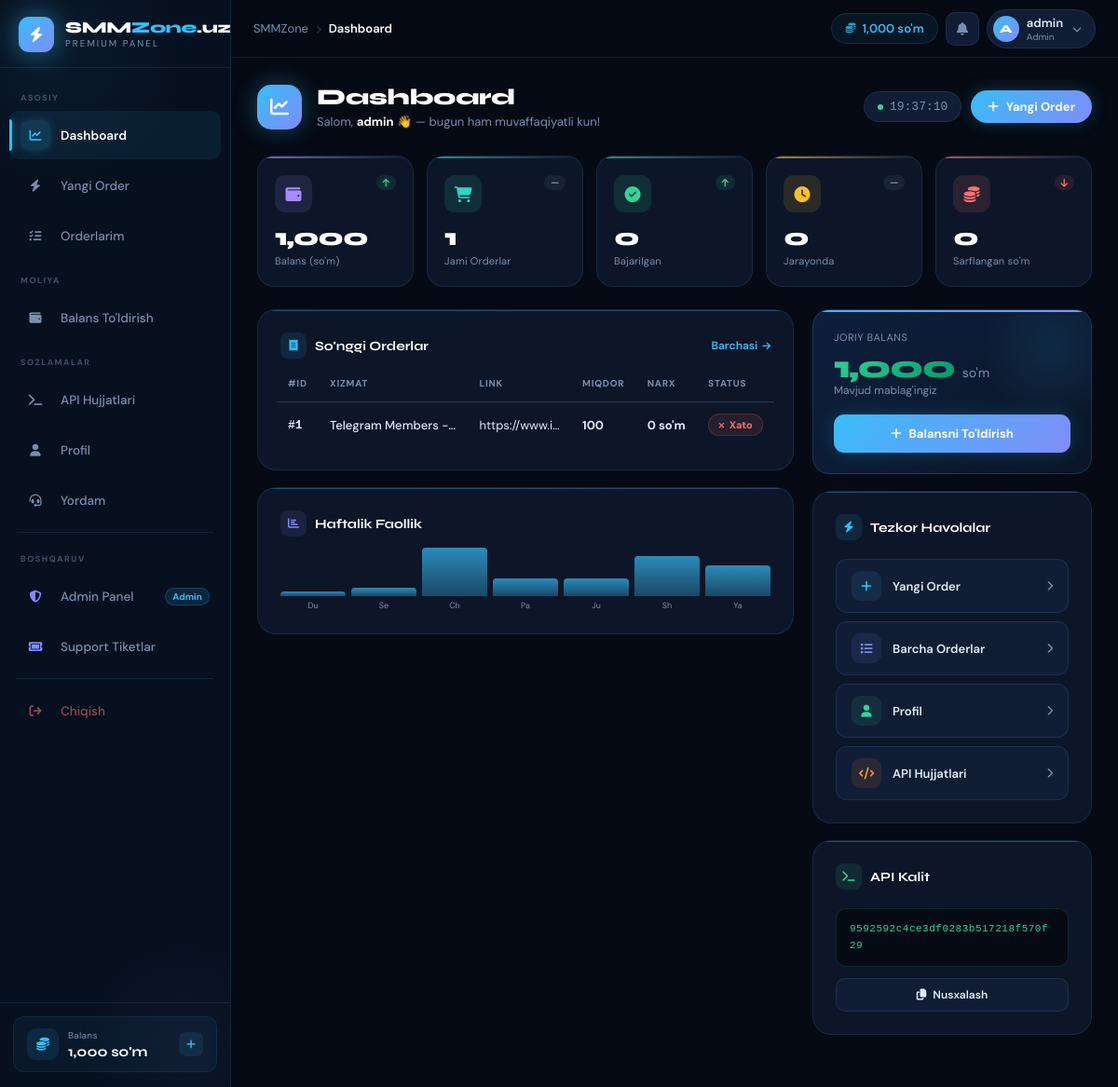
The app's page /dashboard (signed in) with its own data.
### tables this page shows
CREATE TABLE users (
    id           INTEGER PRIMARY KEY AUTOINCREMENT,
    username     TEXT UNIQUE NOT NULL,
    email        TEXT UNIQUE NOT NULL,
    password     TEXT NOT NULL,
    balance      REAL DEFAULT 0,
    role         TEXT DEFAULT 'user',
    api_key      TEXT UNIQUE,
    total_spent  REAL DEFAULT 0,
    total_orders INTEGER DEFAULT 0,
    ref_code     TEXT UNIQUE,
    referred_by  INTEGER,
    ref_earnings REAL DEFAULT 0,
    is_active    INTEGER DEFAULT 1,
    created_at   TEXT DEFAULT (datetime('now'))
);

CREATE TABLE orders (
    id              INTEGER PRIMARY KEY AUTOINCREMENT,
    user_id         INTEGER NOT NULL,
    service_id      INTEGER NOT NULL,
    provider_order_id TEXT,
    link            TEXT NOT NULL,
    quantity        INTEGER NOT NULL,
    price           REAL NOT NULL,
    start_count     INTEGER DEFAULT 0,
    remains         INTEGER DEFAULT 0,
    status          TEXT DEFAULT 'Pending',
    note            TEXT,
    created_at      TEXT DEFAULT (datetime('now')),
    updated_at      TEXT DEFAULT (datetime('now')),
    FOREIGN KEY(user_id)    REFERENCES users(id),
    FOREIGN KEY(service_id) REFERENCES services(id)
);

CREATE TABLE services (
    id              INTEGER PRIMARY KEY AUTOINCREMENT,
    category_id     INTEGER NOT NULL,
    provider_id     INTEGER,
    name            TEXT NOT NULL,
    description     TEXT,
    type            TEXT DEFAULT 'Default',
    platform        TEXT,
    price_per_1000  REAL NOT NULL,
    min_order       INTEGER DEFAULT 10,
    max_order       INTEGER DEFAULT 100000,
    is_active       INTEGER DEFAULT 1,
    created_at      TEXT DEFAULT (datetime('now')),
    FOREIGN KEY(category_id) REFERENCES categories(id)
);

### services/user_service.py (the view)
@user_bp.route("/dashboard")
@login_required
def dashboard():
    db  = get_db()
    u   = current_user()
    stats = {
        "total_orders": db.execute("SELECT COUNT(*) FROM orders WHERE user_id=?", (u["id"],)).fetchone()[0],
        "completed":    db.execute("SELECT COUNT(*) FROM orders WHERE user_id=? AND status='Completed'", (u["id"],)).fetchone()[0],
        "pending":      db.execute("SELECT COUNT(*) FROM orders WHERE user_id=? AND status IN ('Pending','Processing')", (u["id"],)).fetchone()[0],
        "total_spent":  u["total_spent"],
    }
    recent = r2l(db.execute(
        "SELECT o.*, s.name as svc_name FROM orders o "
        "JOIN services s ON o.service_id=s.id "
        "WHERE o.user_id=? ORDER BY o.created_at DESC LIMIT 5",
        (u["id"],)
    ).fetchall())
    return render_template("dashboard.html", user=r2d(u), stats=stats, recent=recent)

### database/db.py (called while the page is built)
def get_db():
    if "db" not in g:
        g.db = sqlite3.connect(DATABASE)
        g.db.row_factory = sqlite3.Row
    return g.db

def r2d(row):
    if row is None:
        return None
    return dict(row)

def r2l(rows):
    return [dict(row) for row in rows]

### main.py (called while the page is built)
@app.context_processor
def inject_globals():
    user_balance = 0
    if "user_id" in session:
        db = get_db()
        u  = db.execute("SELECT balance FROM users WHERE id=?", (session["user_id"],)).fetchone()
        if u: user_balance = u["balance"]
        session["balance"] = user_balance
    return {"site_name": Config.SITE_NAME, "user_balance": user_balance}

### services/user_service.py (called while the page is built)
def current_user():
    db = get_db()
    return db.execute("SELECT * FROM users WHERE id=?", (session["user_id"],)).fetchone()

### templates/dashboard.html (shortened to what this page needs)
{% extends "base.html" %}
{% block content %}
<div class="db-header">
  <div class="db-header-left">
    <div class="db-header-icon"><i class="fas fa-chart-line"></i></div>
    <div>
      <div class="db-title">Dashboard</div>
      <div class="db-greeting">
        Salom, <strong>{{ user.username }}</strong> 👋 — bugun ham muvaffaqiyatli kun!
      </div>
    </div>
  </div>
  <div class="db-header-right">
    <div class="db-time">
      <span class="db-time-dot"></span>
      <span id="db-clock">--:--:--</span>
    </div>
    <a href="/new-order"
       style="display:inline-flex;align-items:center;gap:8px;padding:9px 18px;background:var(--grad);border-radius:100px;color:#fff;font-size:13px;font-weight:700;text-decoration:none;box-shadow:0 0 18px rgba(56,189,248,.25);transition:all .2s"
       onmouseover="this.style.opacity='.88';this.style.transform='translateY(-1px)'"
       onmouseout="this.style.opacity='1';this.style.transform='none'">
      <i class="fas fa-plus"></i> Yangi Order
    </a>
  </div>
</div>
<div class="db-stats">
  <div class="db-stat c-purple">
    <div class="db-stat-top">
      <div class="db-stat-icon"><i class="fas fa-wallet"></i></div>
      <span class="db-stat-trend trend-up"><i class="fas fa-arrow-up"></i></span>
    </div>
    <div class="db-stat-val">{{ "{:,.0f}".format(user.balance) }}</div>
    <div class="db-stat-lbl">Balans (so'm)</div>
  </div>
  <div class="db-stat c-teal">
    <div class="db-stat-top">
      <div class="db-stat-icon"><i class="fas fa-cart-shopping"></i></div>
      <span class="db-stat-trend trend-neu"><i class="fas fa-minus"></i></span>
    </div>
    <div class="db-stat-val">{{ stats.total_orders }}</div>
    <div class="db-stat-lbl">Jami Orderlar</div>
  </div>
  <div class="db-stat c-green">
    <div class="db-stat-top">
      <div class="db-stat-icon"><i class="fas fa-circle-check"></i></div>
      <span class="db-stat-trend trend-up"><i class="fas fa-arrow-up"></i></span>
    </div>
    <div class="db-stat-val">{{ stats.completed }}</div>
    <div class="db-stat-lbl">Bajarilgan</div>
  </div>
  <div class="db-stat c-yellow">
    <div class="db-stat-top">
      <div class="db-stat-icon"><i class="fas fa-clock"></i></div>
      <span class="db-stat-trend trend-neu"><i class="fas fa-minus"></i></span>
    </div>
    <div class="db-stat-val">{{ stats.pending }}</div>
    <div class="db-stat-lbl">Jarayonda</div>
  </div>
  <div class="db-stat c-red">
    <div class="db-stat-top">
      <div class="db-stat-icon"><i class="fas fa-coins"></i></div>
      <span class="db-stat-trend trend-down"><i class="fas fa-arrow-down"></i></span>
    </div>
    <div class="db-stat-val">{{ "{:,.0f}".format(stats.total_spent) }}</div>
    <div class="db-stat-lbl">Sarflangan so'm</div>
  </div>
</div>
<div class="db-main">
  <div class="db-left">
    <div class="db-card">
      <div class="db-card-head">
        <div class="db-card-title">
          <div class="db-card-title-icon" style="background:rgba(56,189,248,.1);color:var(--accent)">
            <i class="fas fa-receipt"></i>
          </div>
          So'nggi Orderlar
        </div>
        <a href="/orders" class="db-card-link">Barchasi <i class="fas fa-arrow-right" style="font-size:10px"></i></a>
      </div>
      {% if recent %}
      <div class="db-table-wrap">
        <table class="db-table">
          <thead>
            <tr>
              <th>#ID</th><th>Xizmat</th><th>Link</th>
              <th>Miqdor</th><th>Narx</th><th>Status</th>
            </tr>
          </thead>
          <tbody>
            {% for o in recent %}
            <tr style="animation-delay:{{ loop.index0 * 0.05 }}s">
              <td class="td-id">#{{ o.id }}</td>
              <td class="td-svc" title="{{ o.svc_name }}">
                {{ o.svc_name[:28] }}{% if o.svc_name|length > 28 %}…{% endif %}
              </td>
              <td class="td-link" title="{{ o.link }}">{{ o.link }}</td>
              <td class="td-qty">{{ "{:,}".format(o.quantity) }}</td>
              <td class="td-price">{{ "{:,.0f}".format(o.price) }} so'm</td>
              <td>
                {% if o.status == 'Completed' %}
                  <span class="badge badge-green"><i class="fas fa-check"></i> Bajarildi</span>
                {% elif o.status == 'Processing' %}
                  <span class="badge badge-blue"><i class="fas fa-spinner"></i> Jarayonda</span>
                {% elif o.status == 'Pending' %}
                  <span class="badge badge-yellow"><i class="fas fa-clock"></i> Kutilmoqda</span>
                {% elif o.status == 'Failed' %}
                  <span class="badge badge-red"><i class="fas fa-xmark"></i> Xato</span>
                {% else %}
                  <span class="badge badge-gray">{{ o.status }}</span>
                {% endif %}
              </td>
            </tr>
            {% endfor %}
          </tbody>
        </table>
      </div>
      {% endif %}
    </div>
    <div class="db-card">
      <div class="db-card-head">
        <div class="db-card-title">
          <div class="db-card-title-icon" style="background:rgba(129,140,248,.1);color:#818cf8">
            <i class="fas fa-chart-bar"></i>
          </div>
          Haftalik Faollik
        </div>
      </div>
      <div class="db-chart-wrap" id="db-chart"></div>
    </div>
  </div>
  <div class="db-right">
    <div class="db-balance-card">
      <div class="db-bal-glow"></div>
      <div class="db-bal-label">Joriy Balans</div>
      <div>
        <span class="db-bal-amount">{{ "{:,.0f}".format(user.balance) }}</span>
        <span class="db-bal-cur">so'm</span>
      </div>
      <div class="db-bal-sub">Mavjud mablag'ingiz</div>
      <a href="/add-funds" class="db-bal-btn">
        <i class="fas fa-plus"></i> Balansni To'ldirish
      </a>
    </div>
    <div class="db-card">
      <div class="db-card-head">
        <div class="db-card-title">
          <div class="db-card-title-icon" style="background:rgba(56,189,248,.1);color:var(--accent)">
            <i class="fas fa-bolt"></i>
          </div>
          Tezkor Havolalar
        </div>
      </div>
      <div class="ql-list">
        <a href="/new-order" class="ql-item">
          <div class="ql-item-icon" style="background:rgba(56,189,248,.1);color:var(--accent)"><i class="fas fa-plus"></i></div>
          Yangi Order
          <i class="fas fa-chevron-right ql-arrow"></i>
        </a>
        <a href="/orders" class="ql-item">
          <div class="ql-item-icon" style="background:rgba(129,140,248,.1);color:#818cf8"><i class="fas fa-list"></i></div>
          Barcha Orderlar
          <i class="fas fa-chevron-right ql-arrow"></i>
        </a>
        <a href="/profile" class="ql-item">
          <div class="ql-item-icon" style="background:rgba(52,211,153,.1);color:#34d399"><i class="fas fa-user"></i></div>
          Profil
          <i class="fas fa-chevron-right ql-arrow"></i>
        </a>
        <a href="/api-docs" class="ql-item">
          <div class="ql-item-icon" style="background:rgba(251,146,60,.1);color:#fb923c"><i class="fas fa-code"></i></div>
          API Hujjatlari
          <i class="fas fa-chevron-right ql-arrow"></i>
        </a>
      </div>
    </div>
    <div class="db-card">
      <div class="db-card-head">
        <div class="db-card-title">
          <div class="db-card-title-icon" style="background:rgba(52,211,153,.1);color:#34d399">
            <i class="fas fa-terminal"></i>
          </div>
          API Kalit
        </div>
      </div>
      <div class="db-api-box" id="api-key-box">{{ user.api_key }}</div>
      <button class="db-copy-btn" id="copy-btn" onclick="copyKey()">
        <i class="fas fa-copy"></i> Nusxalash
      </button>
    </div>
  </div>
</div>
{% endblock %}

### templates/base.html (shortened to what this page needs)
<!DOCTYPE html>
<html lang="uz">
<head>
<link rel="stylesheet" href="https://cdnjs.cloudflare.com/ajax/libs/font-awesome/6.5.0/css/all.min.css">
</head>
<body>
{% if 'user_id' in session %}
<aside class="sidebar" id="sidebar">
  <a href="/dashboard" class="sidebar-brand">
    <div class="brand-icon"><i class="fas fa-bolt"></i></div>
    <div class="brand-text">
      <div class="brand-name">SMM<span>Zone</span>.uz</div>
      <div class="brand-tag">PREMIUM PANEL</div>
    </div>
  </a>
  <nav class="sidebar-nav">
    <div class="nav-section-label">Asosiy</div>
    <a href="/dashboard" class="nav-item {% if request.path == '/dashboard' %}active{% endif %}">
      <div class="nav-item-icon"><i class="fas fa-chart-line"></i></div>
      <span class="nav-item-label">Dashboard</span>
    </a>
    <a href="/new-order" class="nav-item {% if request.path == '/new-order' %}active{% endif %}">
      <div class="nav-item-icon"><i class="fas fa-bolt"></i></div>
      <span class="nav-item-label">Yangi Order</span>
    </a>
    <a href="/orders" class="nav-item {% if request.path == '/orders' %}active{% endif %}">
      <div class="nav-item-icon"><i class="fas fa-list-check"></i></div>
      <span class="nav-item-label">Orderlarim</span>
    </a>
    <div class="nav-section-label">Moliya</div>
    <a href="/add-funds" class="nav-item {% if request.path == '/add-funds' %}active{% endif %}">
      <div class="nav-item-icon"><i class="fas fa-wallet"></i></div>
      <span class="nav-item-label">Balans To'ldirish</span>
    </a>
    <div class="nav-section-label">Sozlamalar</div>
    <a href="/api-docs" class="nav-item {% if request.path == '/api-docs' %}active{% endif %}">
      <div class="nav-item-icon"><i class="fas fa-terminal"></i></div>
      <span class="nav-item-label">API Hujjatlari</span>
    </a>
    <a href="/profile" class="nav-item {% if request.path == '/profile' %}active{% endif %}">
      <div class="nav-item-icon"><i class="fas fa-user"></i></div>
      <span class="nav-item-label">Profil</span>
    </a>
    <a href="/support" class="nav-item {% if request.path == '/support' %}active{% endif %}">
      <div class="nav-item-icon"><i class="fas fa-headset"></i></div>
      <span class="nav-item-label">Yordam</span>
    </a>
    {% if session.role == 'admin' %}
    <div class="nav-divider"></div>
    <div class="nav-section-label">Boshqaruv</div>
    <a href="/admin/" class="nav-item is-admin {% if request.path == '/admin/' %}active{% endif %}">
      <div class="nav-item-icon"><i class="fas fa-shield-halved"></i></div>
      <span class="nav-item-label">Admin Panel</span>
      <span class="nav-item-badge">Admin</span>
    </a>
    <a href="/admin/support" class="nav-item is-admin {% if request.path == '/admin/support' %}active{% endif %}">
      <div class="nav-item-icon"><i class="fas fa-ticket"></i></div>
      <span class="nav-item-label">Support Tiketlar</span>
    </a>
    {% endif %}
    <div class="nav-divider"></div>
    <a href="/logout" class="nav-item is-logout">
      <div class="nav-item-icon"><i class="fas fa-arrow-right-from-bracket"></i></div>
      <span class="nav-item-label">Chiqish</span>
    </a>
  </nav>
  <div class="sidebar-footer">
    <div class="sidebar-balance">
      <div class="sb-bal-icon"><i class="fas fa-coins"></i></div>
      <div>
        <div class="sb-bal-label">Balans</div>
        <div class="sb-bal-val">{{ "{:,.0f}".format(user_balance) }} so'm</div>
      </div>
      <a href="/add-funds" class="sb-bal-link" title="To'ldirish">
        <i class="fas fa-plus"></i>
      </a>
    </div>
  </div>
</aside>
<div class="main-wrap">
  <header class="topbar">
    <div class="topbar-breadcrumb">
      <span>SMMZone</span>
      <span class="bc-sep"><i class="fas fa-chevron-right" style="font-size:9px"></i></span>
      <span class="bc-current">
        {% if '/dashboard' in request.path %}Dashboard
        {% elif '/new-order' in request.path %}Yangi Order
        {% elif '/orders' in request.path %}Orderlarim
        {% elif '/add-funds' in request.path %}Balans
        {% elif '/profile' in request.path %}Profil
        {% elif '/api-docs' in request.path %}API
        {% elif '/support' in request.path %}Yordam
        {% elif '/admin' in request.path %}Admin
        {% else %}Sahifa{% endif %}
      </span>
    </div>
    <div class="topbar-right">
      <div class="topbar-balance">
        <i class="fas fa-coins"></i>
        <span>{{ "{:,.0f}".format(user_balance) }} so'm</span>
      </div>
      <a href="#" class="topbar-notif" title="Bildirishnomalar">
        <i class="fas fa-bell"></i>
      </a>
      <a href="/profile" class="topbar-user">
        <div class="topbar-user-avatar">{{ session.username[0].upper() if session.username else 'U' }}</div>
        <div>
          <div class="topbar-user-name">{{ session.username }}</div>
          <div class="topbar-user-role">{% if session.role == 'admin' %}Admin{% else %}Foydalanuvchi{% endif %}</div>
        </div>
        <i class="fas fa-chevron-down"></i>
      </a>
    </div>
  </header>
  <main class="content">
    {% block content %}{% endblock %}
  </main>
</div>
{% else %}
{% block auth_content %}{% endblock %}
{% endif %}
</body>
</html>

### records on screen
users: balance "1,000", username "admin", total_orders "1", total_spent "0", api_key "9592592c4ce3df0283b517218f570f29"
orders: id "1", name "Telegram Members -…", link "https://www.i…", quantity "100", price "0", status "Failed" (drawn)

### other values on screen
{{ session.username[0].upper() if session.username else 'U' }} "A"
{{ session.username }} "admin"
{{ stats.completed }} "0"
{{ stats.pending }} "0"
